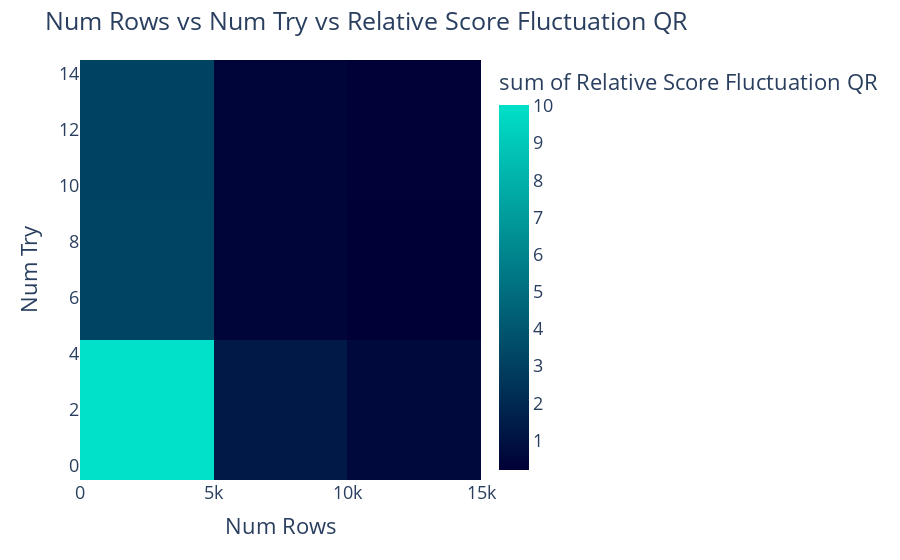

Notebook code cell kept with this figure:
### Code cell
from sdmetrics.reports.utils import PlotConfig

fig = px.density_heatmap(
    diff_result, x='Num Rows', y='Num Try', z='Relative Score Fluctuation QR',
)
fig.update_layout(
    title_text='Num Rows vs Num Try vs Relative Score Fluctuation QR',
    coloraxis={'colorscale': [PlotConfig.DATACEBO_DARK, PlotConfig.DATACEBO_GREEN]},
    font={'size': PlotConfig.FONT_SIZE},
)

fig.show()

### Figure 1 — Plotly figure (JSON) as saved in the notebook; plotly's stock layout.template omitted (floating-point values rounded to 4 significant figures)
{"data": [{"coloraxis": "coloraxis", "histfunc": "sum", "hovertemplate": "Num Rows=%{x}<br>Num Try=%{y}<br>sum of Relative Score Fluctuation QR=%{z}<extra></extra>", "name": "", "type": "histogram2d", "x": [1000, 2000, 3000, 5000, 10000, 1000, 2000, 3000, 5000, 10000, 1000, 2000, 3000, 5000, 10000, 1000, 2000, 3000, 5000, 10000, 1000, 2000, 3000, 5000, 10000], "xaxis": "x", "xbingroup": "x", "y": [1, 1, 1, 1, 1, 2, 2, 2, 2, 2, 3, 3, 3, 3, 3, 5, 5, 5, 5, 5, 10, 10, 10, 10, 10], "yaxis": "y", "ybingroup": "y", "z": [1.669, 1.02, 0.6593, 0.4727, 0.1824, 1.684, 0.9358, 0.624, 0.4155, 0.2376, 1.639, 1.046, 0.7489, 0.3975, 0.1808, 1.579, 0.9512, 0.6493, 0.4339, 0.2018, 1.507, 0.9193, 0.6484, 0.4182, 0.2264]}], "layout": {"coloraxis": {"colorbar": {"title": {"text": "sum of Relative Score Fluctuation QR"}}, "colorscale": [[0, "#000036"], [1, "#01E0C9"]]}, "font": {"size": 18}, "legend": {"tracegroupgap": 0}, "margin": {"t": 60}, "title": {"text": "Num Rows vs Num Try vs Relative Score Fluctuation QR"}, "xaxis": {"anchor": "y", "domain": [0, 1], "title": {"text": "Num Rows"}}, "yaxis": {"anchor": "x", "domain": [0, 1], "title": {"text": "Num Try"}}}}
